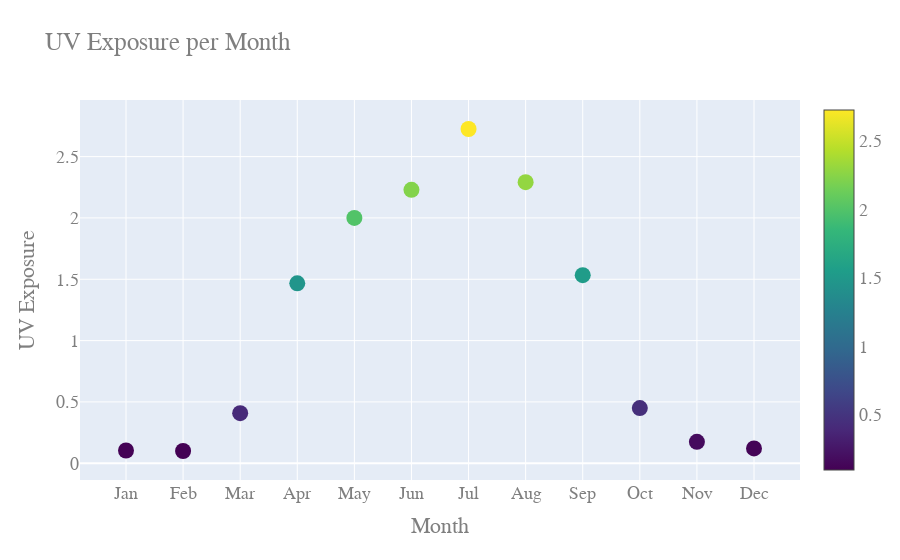

The notebook cell this image was saved under:
### Markdown cell above
We will calculate the average UV per hour by averaging over average time for sun exposure multipled by the max average UV for that month.

### Code cell
# Multiply each month UV_DATA by HR_SUNLIGHT to get total UV exposure per month
UV_EXPOSURE = {k: v * HRS_SUNLIGHT[k]/24 for k, v in UV_DATA.items()}

# Take the average of the UV_EXPOSURE to get the average UV exposure over the year at any time dy or night
AVG_UV_EXPOSURE = sum(UV_EXPOSURE.values()) / len(UV_EXPOSURE)

print(f"UV Data: {UV_EXPOSURE}")
print(f"Average UV Exposure: {AVG_UV_EXPOSURE}")

# Plot using plotly the UV exposure per month
import plotly.graph_objects as go
import numpy as np

fig = go.Figure(data=go.Scatter(
    x=list(UV_EXPOSURE.keys()),
    y=list(UV_EXPOSURE.values()),
    mode='markers',
    marker=dict(
        size=16,
        color=np.asarray(list(UV_EXPOSURE.values())),
        colorscale='Viridis',
        showscale=True
    )
))

fig.update_layout(
    title="UV Exposure per Month",
    xaxis_title="Month",
    yaxis_title="UV Exposure",
    font=dict(
        family="Courier New, monospace",
        size=18,
        color="#7f7f7f"
    )
)

fig.show()

### Figure 1 — Plotly figure (JSON) as saved in the notebook; plotly's stock layout.template omitted (floating-point values rounded to 4 significant figures)
{"data": [{"marker": {"color": [0.1042, 0.1, 0.4083, 1.467, 2, 2.229, 2.725, 2.292, 1.533, 0.45, 0.175, 0.1208], "colorscale": [[0, "#440154"], [0.1111, "#482878"], [0.2222, "#3e4989"], [0.3333, "#31688e"], [0.4444, "#26828e"], [0.5556, "#1f9e89"], [0.6667, "#35b779"], [0.7778, "#6ece58"], [0.8889, "#b5de2b"], [1, "#fde725"]], "showscale": true, "size": 16}, "mode": "markers", "type": "scatter", "x": ["Jan", "Feb", "Mar", "Apr", "May", "Jun", "Jul", "Aug", "Sep", "Oct", "Nov", "Dec"], "y": [0.1042, 0.1, 0.4083, 1.467, 2, 2.229, 2.725, 2.292, 1.533, 0.45, 0.175, 0.1208]}], "layout": {"font": {"color": "#7f7f7f", "family": "Courier New, monospace", "size": 18}, "title": {"text": "UV Exposure per Month"}, "xaxis": {"title": {"text": "Month"}}, "yaxis": {"title": {"text": "UV Exposure"}}}}
